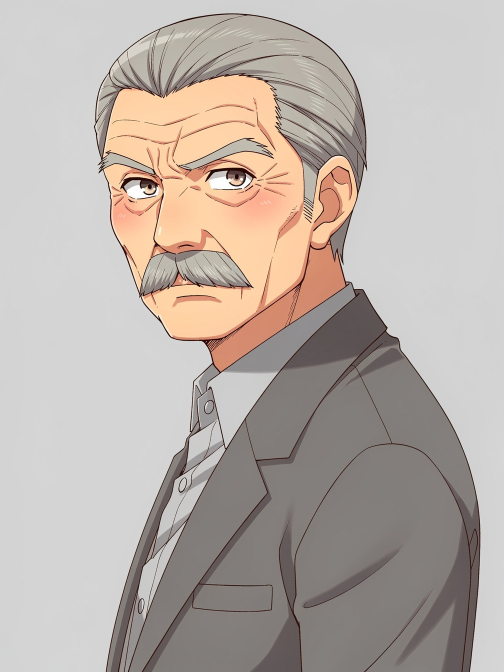
#> input picture assets/gen/starik_0.jpg, 1008 x 1344 px (shown at 1/2 size)
$ python _starik_view.py
#> lines starting #> are read from the running program, lines starting #| are printed output that depends on the picture
# -*- coding: utf-8 -*-
"""Посмотреть starik_0.jpg + замерить фон (для вырезания)."""
import os
from PIL import Image
HERE = os.path.dirname(os.path.abspath(__file__))
OUT = os.path.join(HERE, 'assets', 'review')
os.makedirs(OUT, exist_ok=True)

src = Image.open(os.path.join(HERE, 'assets', 'gen', 'starik_0.jpg')).convert('RGB')
#> src is the input picture: PIL image 1008x1344 RGB; mean R, G, B 185.3, 175.9, 169.5
w, h = src.size
#> w = 1008; h = 1344
print('size', w, h)
#| size 1008 1344
for pt in [(5, 5), (w - 5, 5), (5, h - 5), (w - 5, h - 5), (w // 2, 5), (w // 2, h - 5)]:
    print('  bg', pt, src.getpixel(pt))
#> this loop made 6 passes
#|   bg (5, 5) (210, 210, 210)
#|   bg (1003, 5) (211, 211, 211)
#|   bg (5, 1339) (211, 211, 211)
#|   bg (1003, 1339) (213, 213, 213)
#|   bg (504, 5) (209, 209, 209)
#|   bg (504, 1339) (115, 107, 105)

v = src.copy()
v.thumbnail((640, 860))
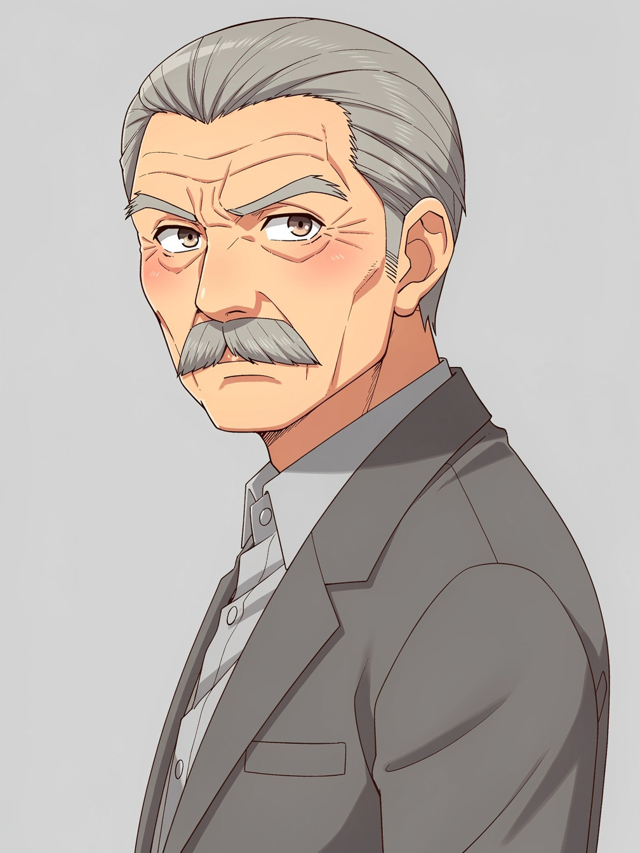
#> v: PIL image 640x853 RGB; mean R, G, B 185.2, 175.9, 169.5
p = os.path.join(OUT, 'review_130_starik_raw.png')
v.save(p)
print('->', os.path.relpath(p, HERE), v.size)
#| -> assets/review/review_130_starik_raw.png (640, 853)

$ run again, with assets/gen/consist_nanobanana21__s1_reception_0.jpg copied over assets/gen/starik_0.jpg
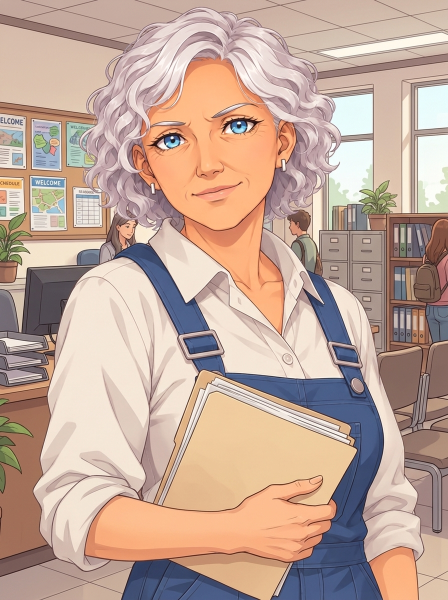
#> input picture assets/gen/consist_nanobanana21__s1_reception_0.jpg, 896 x 1200 px (shown at 1/2 size)
#> src is the input picture: PIL image 896x1200 RGB; mean R, G, B 193.7, 167.2, 153.1
#| size 896 1200
#> the loop `for pt in [(5, 5), (w - 5, 5), (5, h - 5), (w - 5, h - 5), (w // 2, 5)..` made 6 passes
#|   bg (5, 5) (196, 170, 157)
#|   bg (891, 5) (209, 186, 172)
#|   bg (5, 1195) (178, 153, 146)
#|   bg (891, 1195) (224, 198, 175)
#|   bg (448, 5) (202, 176, 163)
#> (further printed lines are left out)
#> `v.thumbnail((640, 860))`:
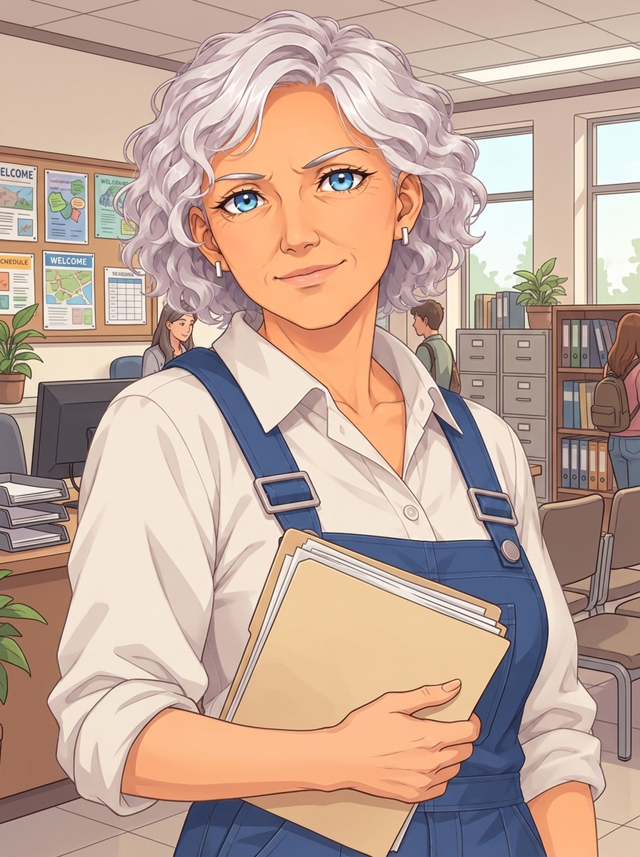
#> v: PIL image 640x857 RGB; mean R, G, B 193.7, 167.2, 153.1
#| -> assets/review/review_130_starik_raw.png (640, 857)

$ run again, with assets/gen/consist_nanobanana21__s2_window_0.jpg copied over assets/gen/starik_0.jpg
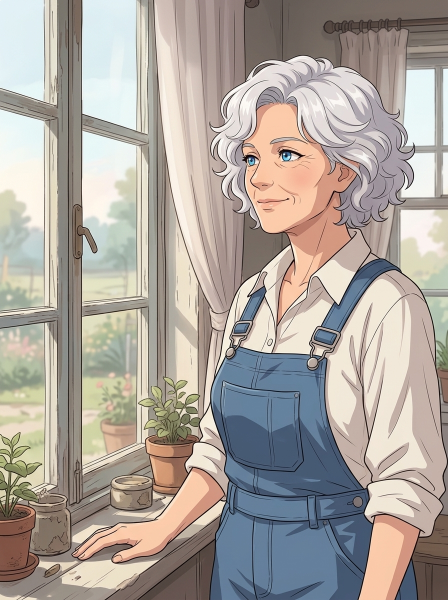
#> input picture assets/gen/consist_nanobanana21__s2_window_0.jpg, 896 x 1200 px (shown at 1/2 size)
#> src is the input picture: PIL image 896x1200 RGB; mean R, G, B 172.1, 164.7, 157.6
#| size 896 1200
#> the loop `for pt in [(5, 5), (w - 5, 5), (5, h - 5), (w - 5, h - 5), (w // 2, 5)..` made 6 passes
#|   bg (5, 5) (226, 241, 246)
#|   bg (891, 5) (121, 108, 100)
#|   bg (5, 1195) (234, 222, 198)
#|   bg (891, 1195) (95, 78, 71)
#|   bg (448, 5) (144, 126, 122)
#> (further printed lines are left out)
#> `v.thumbnail((640, 860))`:
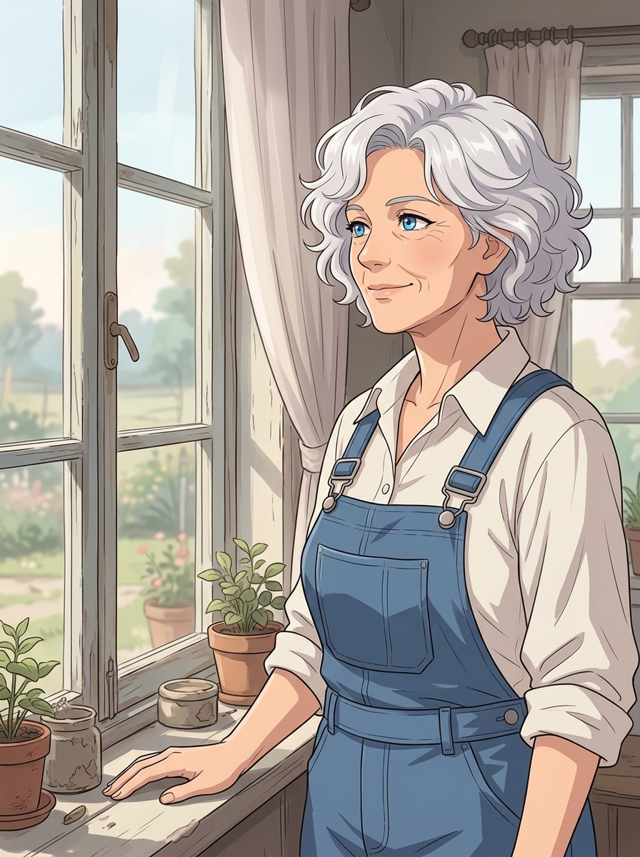
#> v: PIL image 640x857 RGB; mean R, G, B 172.1, 164.7, 157.6
#| -> assets/review/review_130_starik_raw.png (640, 857)

$ run again, with assets/gen/consist_nanobanana21__s3_chair_0.jpg copied over assets/gen/starik_0.jpg
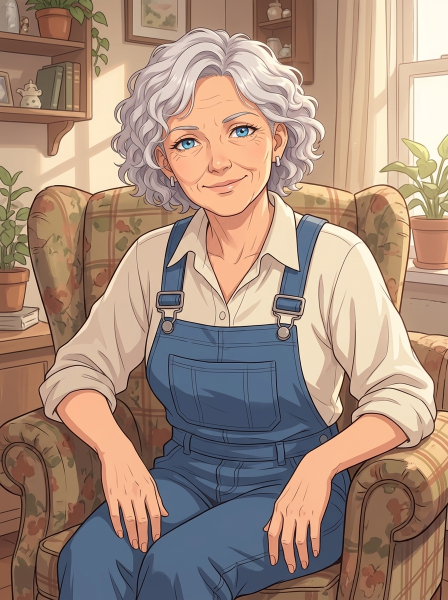
#> input picture assets/gen/consist_nanobanana21__s3_chair_0.jpg, 896 x 1200 px (shown at 1/2 size)
#> src is the input picture: PIL image 896x1200 RGB; mean R, G, B 165.4, 140.2, 124.5
#| size 896 1200
#> the loop `for pt in [(5, 5), (w - 5, 5), (5, h - 5), (w - 5, h - 5), (w // 2, 5)..` made 6 passes
#|   bg (5, 5) (154, 138, 122)
#|   bg (891, 5) (254, 250, 239)
#|   bg (5, 1195) (142, 90, 68)
#|   bg (891, 1195) (150, 102, 79)
#|   bg (448, 5) (162, 129, 110)
#> (further printed lines are left out)
#> `v.thumbnail((640, 860))`:
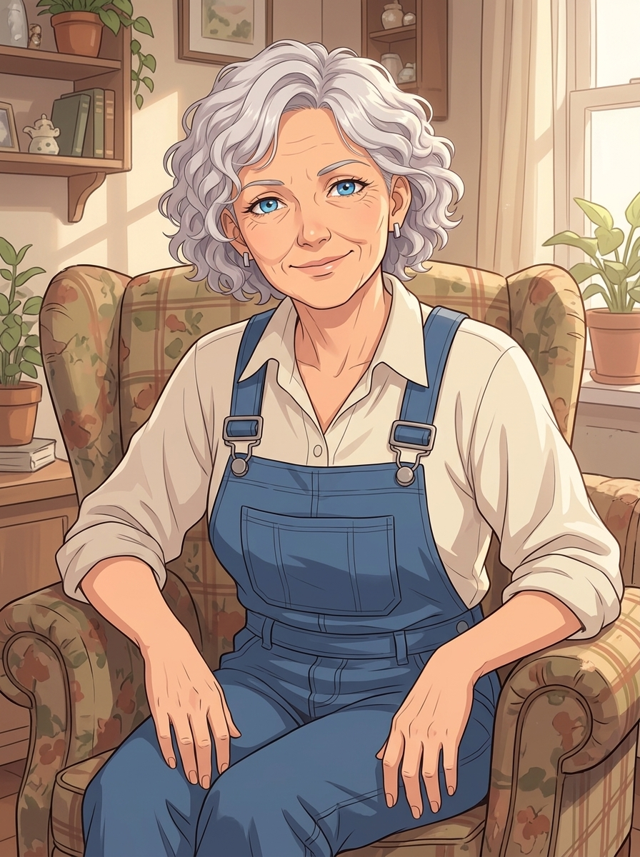
#> v: PIL image 640x857 RGB; mean R, G, B 165.4, 140.2, 124.5
#| -> assets/review/review_130_starik_raw.png (640, 857)
